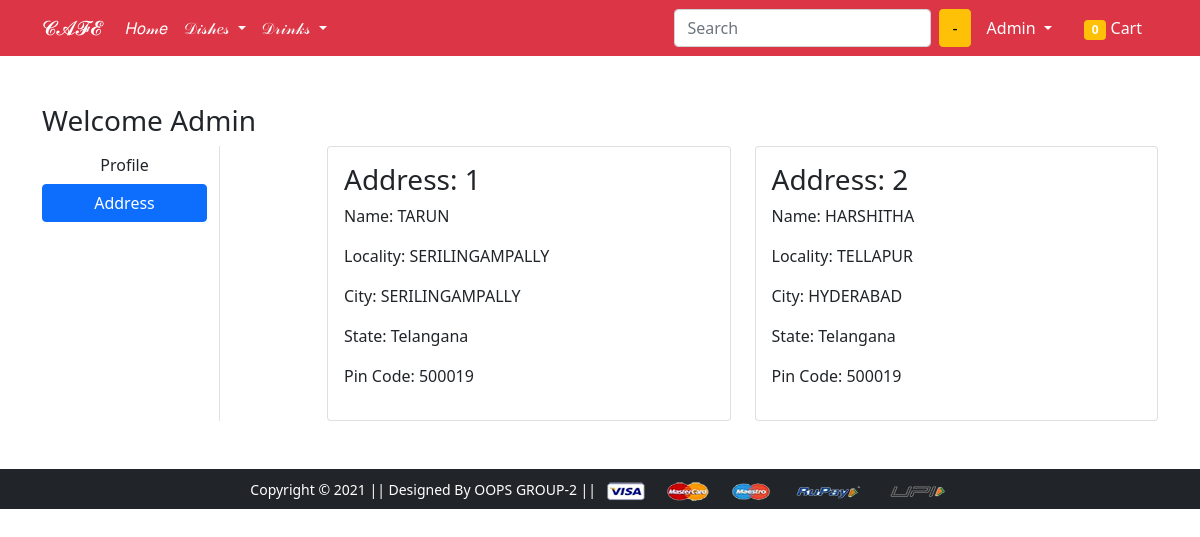
The page /address/ (signed in) on the database its author committed.
### app/models.py (models this page shows, shortened)
class Customer(models.Model):
 user = models.ForeignKey(User, on_delete=models.CASCADE)
 name = models.CharField(max_length=200)
 locality = models.CharField(max_length=200)
 city = models.CharField(max_length=50)
 zipcode = models.IntegerField()
 state = models.CharField(choices=STATE_CHOICES, max_length=50)

### app/views.py (the view)
# urls.py: path('address/', views.address, name='address'),
@login_required
def address(request):
	totalitem = 0
	if request.user.is_authenticated:
		totalitem = len(Cart.objects.filter(user=request.user))
	add = Customer.objects.filter(user=request.user)
	return render(request, 'app/address.html', {'add':add, 'active':'btn-primary', 'totalitem':totalitem})

### app/templates/app/address.html (shortened to what this page needs)
{% extends 'app/base.html' %}
{% load static %}
{% block main-content %}
<div class="container my-5">
 <div class="row">
 <h3>Welcome <span class="text-capitalize">{{request.user}}</span></h3>
  <div class="col-sm-2 border-end">
   <ul class="list-unstyled">
    <li class="d-grid"><a href="{% url 'profile' %}" class="btn">Profile</a></li>
    <li class="d-grid"><a href="{% url 'address' %}" class="btn {{active}}">Address</a></li>
   </ul>
  </div>
  <div class="col-sm-9 offset-sm-1">
   <div class="row">
    {% for ad in add %}
     <div class="col-sm-6">
     <div class="card">
      <div class="card-body">
       <h3>Address: {{ forloop.counter }}</h3>
       <p>Name: {{ad.name}}</p>
       <p>Locality: {{ad.locality}}</p>
       <p>City: {{ad.city}}</p>
       <p>State: {{ad.state}}</p>
       <p>Pin Code: {{ad.zipcode}}</p>
      </div>
     </div>
    </div>
    {% endfor %}
   </div>
  </div>
 </div>
</div>
{% endblock main-content %}

### app/templates/app/base.html (shortened to what this page needs)
<!doctype html>
{% load static %}
<html lang="en">
  <head>
    <link href="https://cdn.jsdelivr.net/npm/bootstrap@5.0.0-beta1/dist/css/bootstrap.min.css" rel="stylesheet">
    <link rel="stylesheet" href="{% static 'app/css/owl.carousel.min.css' %}">
    <link rel="stylesheet" href="{% static 'app/css/all.min.css' %}">
    <link rel="stylesheet" href="{% static 'app/css/style.css' %}">
  </head>
  <body>
    <nav class="navbar navbar-expand-lg navbar-dark bg-danger">
     <div class="container">
       <a class="navbar-brand" href="/">𝓒𝓐𝓕𝓔</a>
       <div class="collapse navbar-collapse" id="navbarSupportedContent">
         <ul class="navbar-nav me-auto mb-2 mb-lg-0">
           <li class="nav-item">
             <a class="nav-link active" aria-current="page" href="/">𝐻𝑜𝓂𝑒</a>
           </li>
           <li class="nav-item dropdown">
             <a class="nav-link dropdown-toggle text-white" href="#" id="dishesDropdown" role="button" data-bs-toggle="dropdown" aria-expanded="false">
              𝒟𝒾𝓈𝒽𝑒𝓈
             </a>
           </li>
           <li class="nav-item dropdown">
             <a class="nav-link dropdown-toggle text-white" href="#" id="drinksDropdown" role="button" data-bs-toggle="dropdown" aria-expanded="false">
              𝒟𝓇𝒾𝓃𝓀𝓈
             </a>
           </li>
         </ul>
         <form class="d-flex">
           <input class="form-control me-2" type="search" placeholder="Search" aria-label="Search">
           <button class="btn btn-warning" type="submit">-</button>
         </form>
         <div>
          <ul class="navbar-nav me-auto mb-2 mb-lg-0">
          {% if request.user.is_authenticated %}
           <li class="nav-item dropdown mx-2">
              <a class="nav-link dropdown-toggle text-white" href="#" id="profileDropdown" role="button" data-bs-toggle="dropdown" aria-expanded="false">
                {{request.user.username|capfirst}}
              </a>
            </li>
            <li class="nav-item mx-2">
              <a href="{% url 'showcart' %}" class="nav-link text-white"><span class="badge bg-warning">{{totalitem}}</span> Cart </a>
            </li>
            {% endif %}
          </ul>
         </div>
       </div>
     </div>
    </nav>
    {% block main-content %} {% endblock main-content %}
    <footer class="container-fluid bg-dark text-center p-2 mt-5">
        <small class="text-white">Copyright &copy; 2021 || Designed By OOPS GROUP-2 || </small>
        <img src="{% static 'app/images/payment.png' %}" alt="" srcset="" class="img-fluid" height="2px">
    </footer>
  </body>
</html>

### rows shown on the page
Customer: name "TARUN", locality "SERILINGAMPALLY", city "SERILINGAMPALLY", state "Telangana", zipcode "500019"
Customer: name "HARSHITHA", locality "TELLAPUR", city "HYDERABAD", state "Telangana", zipcode "500019"

### other values the page prints
{{ request.user.username|capfirst }} "Admin"
{{ totalitem }} "0"
{{ request.user }} "Admin"
